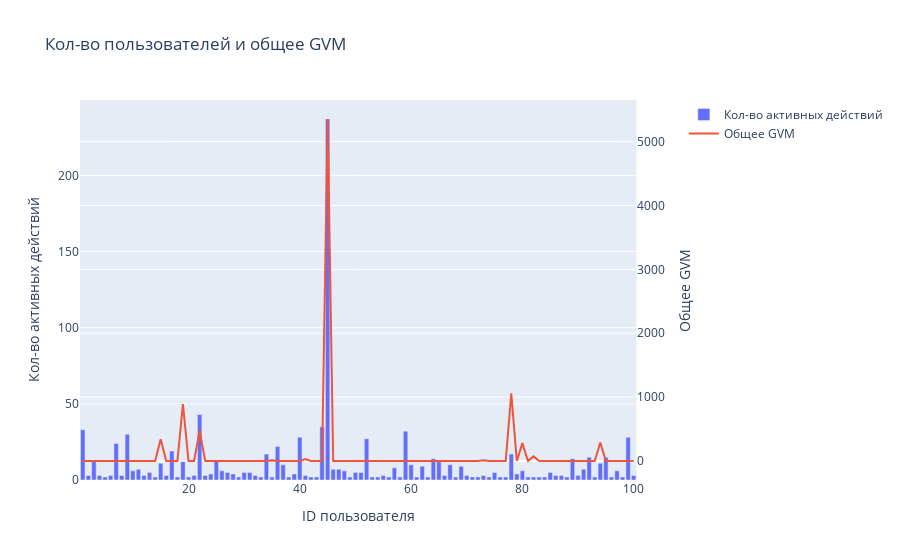

The code cell stored with this chart in its notebook:
### Code cell
from plotly.subplots import make_subplots
fig = make_subplots(specs=[[{"secondary_y": True}]])

fig.add_trace(go.Bar(x=graph_blue['hid'], y=graph_blue['Blue_activity_count'], name='Кол-во активных действий'), secondary_y=False)

fig.add_trace(go.Scatter(x=graph_blue['hid'], y=graph_blue['Blue_gmv_total'], mode='lines', name='Общее GVM'), secondary_y=True)

fig.update_layout(
    title='Кол-во пользователей и общее GVM',
    xaxis_title='ID пользователя',
    yaxis=dict(title='Кол-во активных действий'),
    yaxis2=dict(title='Общее GVM', overlaying='y', side='right')
)

fig.show()

### Figure 1 — Plotly figure (JSON) as saved in the notebook; plotly's stock layout.template omitted (floating-point values rounded to 4 significant figures)
{"data": [{"name": "Кол-во активных действий", "type": "bar", "x": [1, 2, 3, 4, 5, 6, 7, 8, 9, 10, 11, 12, 13, 14, 15, 16, 17, 18, 19, 20, 21, 22, 23, 24, 25, 26, 27, 28, 29, 30, 31, 32, 33, 34, 35, 36, 37, 38, 39, 40, 41, 42, 43, 44, 45, 46, 47, 48, 49, 50, 51, 52, 53, 54, 55, 56, 57, 58, 59, 60, 61, 62, 63, 64, 65, 66, 67, 68, 69, 70, 71, 72, 73, 74, 75, 76, 77, 78, 79, 80, 81, 82, 83, 84, 85, 86, 87, 88, 89, 90, 91, 92, 93, 94, 95, 96, 97, 98, 99, 100], "xaxis": "x", "y": [33, 3, 12, 3, 2, 3, 24, 3, 30, 6, 7, 3, 5, 2, 11, 3, 19, 2, 12, 2, 3, 43, 3, 4, 13, 6, 5, 4, 2, 5, 5, 3, 2, 17, 2, 22, 10, 2, 4, 28, 3, 2, 2, 35, 237, 7, 7, 6, 2, 5, 5, 27, 2, 2, 3, 2, 8, 2, 32, 10, 2, 9, 2, 14, 12, 3, 10, 2, 9, 3, 2, 2, 3, 2, 5, 2, 2, 17, 4, 6, 2, 2, 2, 2, 5, 3, 3, 2, 14, 3, 7, 15, 2, 11, 15, 2, 6, 2, 28, 3], "yaxis": "y"}, {"mode": "lines", "name": "Общее GVM", "type": "scatter", "x": [1, 2, 3, 4, 5, 6, 7, 8, 9, 10, 11, 12, 13, 14, 15, 16, 17, 18, 19, 20, 21, 22, 23, 24, 25, 26, 27, 28, 29, 30, 31, 32, 33, 34, 35, 36, 37, 38, 39, 40, 41, 42, 43, 44, 45, 46, 47, 48, 49, 50, 51, 52, 53, 54, 55, 56, 57, 58, 59, 60, 61, 62, 63, 64, 65, 66, 67, 68, 69, 70, 71, 72, 73, 74, 75, 76, 77, 78, 79, 80, 81, 82, 83, 84, 85, 86, 87, 88, 89, 90, 91, 92, 93, 94, 95, 96, 97, 98, 99, 100], "xaxis": "x", "y": [0, 0, 0, 0, 0, 0, 0, 0, 0, 0, 0, 0, 0, 0, 340, 0, 0, 0, 890, 0, 0, 480, 0, 0, 0, 0, 0, 0, 0, 0, 0, 0, 0, 0, 12, 0, 0, 0, 0, 0, 30, 0, 0, 0, 5354, 0, 0, 0, 0, 0, 0, 0, 0, 0, 0, 0, 0, 0, 0, 0, 0, 0, 0, 0, 0, 0, 4, 0, 0, 0, 0, 0, 12, 0, 0, 0, 0, 1058, 0, 280, 0, 72, 0, 0, 0, 0, 0, 0, 0, 0, 0, 0, 0, 290, 0, 0, 0, 0, 0, 0], "yaxis": "y2"}], "layout": {"title": {"text": "Кол-во пользователей и общее GVM"}, "xaxis": {"anchor": "y", "domain": [0, 0.94], "title": {"text": "ID пользователя"}}, "yaxis": {"anchor": "x", "domain": [0, 1], "title": {"text": "Кол-во активных действий"}}, "yaxis2": {"anchor": "x", "overlaying": "y", "side": "right", "title": {"text": "Общее GVM"}}}}
